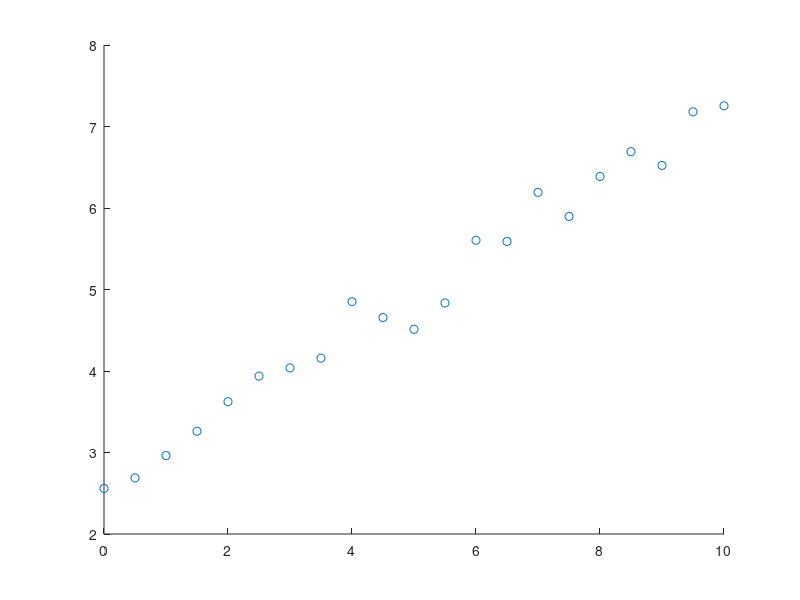

Reproduce this figure in MATLAB. (Note: this script raises an error after producing the figure.)

%{
    Utilizzeremo una soft eps-SVM per trovare l'hyperpiano (quindi predittore
    lineare) che meglio predica i dati cercando di rispettare due
    condizioni tipiche dell'eps-SVM:
        1) massimo errore pari a eps=0.5
        2) predittore quanto più flat possibile per questione di
        generalizzazione.

    La differenza con la eps-SVM è che utilizziamo delle slack variable per
    permettere al sistema di trovare una soluzione anche quando eps è
    troppo piccolo
%}

dataset = [
     0    2.5584
    0.5000    2.6882
    1.0000    2.9627
    1.5000    3.2608
    2.0000    3.6235
    2.5000    3.9376
    3.0000    4.0383
    3.5000    4.1570
    4.0000    4.8498
    4.5000    4.6561
    5.0000    4.5119
    5.5000    4.8346
    6.0000    5.6039
    6.5000    5.5890
    7.0000    6.1914
    7.5000    5.8966
    8.0000    6.3866
    8.5000    6.6909
    9.0000    6.5224
    9.5000    7.1803
   10.0000    7.2537];

%plotto i punti
scatter(dataset(:,1), dataset(:,2), 'black');

%dimensione del dataset
l = size(dataset,1);

%osservazioni
x = dataset(:,1);

%ground truth
y= dataset(:,2);

%fisso l'epsilon e lo metto davvero piccolo
eps = 0.2;

C = 10;

%{
    la quadprog vuole come funzione obiettivo 1/2 l^T H l + c^T l
    Ricordo che: 
                Q= [ M    -M
                    -M     M ]

    mentre:
                c = [(-eps+y_1),...,(eps-y_l)]
%}
M = zeros(l,l);
for row=1:l
    for column=1:l
        M(row,column) = x(row)*x(column);
    end
end
Q = [M  -M;  -M  M];

c = [-1*ones(l,1)*eps+y; -ones(l,1)*eps-y];


%abbiamo un solo vincolo di uguaglianza --> Aeq*l=beq
Aeq= [ones(1,l)  -1*ones(1,l)];
beq = 0;

%lower bound
lb = zeros(2*l,1);
up = C*ones(2*l,1);

%risolvo. La soluzione sono i vettori lambda (2*l) positivi e negativi
%ricorda di cambiare il segno della funzione obiettivo in quanto il
%problema duale è espresso come "max".
lambda = quadprog(Q,-c,[],[],Aeq,beq,lb,up);


w = sum( (lambda(1:l)-lambda(l+1:end)).*x);

%trovo quel lambda (positivo) che sia compreso tra 0 e C (entrambi esclusi)
index = find(lambda(1:l)>=0.001 & lambda(1:l)<C-1e-3);
%se non è vuoto...
if length(index)==0
    index = index(1);
    b = y(index)-w*x(index)-eps;
%...altrimenti utilizzo i lambda negativi
else
    index = find(lambda(l+1:end)>=0.001 & lambda(l+1:end)<C-1e-3);
    index = index(1);
    b = y(index)-w*x(index)-eps;
end


%plotto. 
start_p = min(x)-5;
end_p = max(x)+5;
y_start = w*start_p + b;
y_end = w*end_p + b;

hold on
plot([start_p, end_p], [y_start, y_end],'color','r');

%evidenzio i support vector. Sono quelli con uno dei due lambda relativi positivi
index_lambda_pos = find(lambda(1:l)>1e-3);
index_lambda_neg = find(lambda(l+1:end)>1e-3);
%prendo l'unione
common = union(index_lambda_pos, index_lambda_neg);

scatter(x(common), y(common), 'green');
